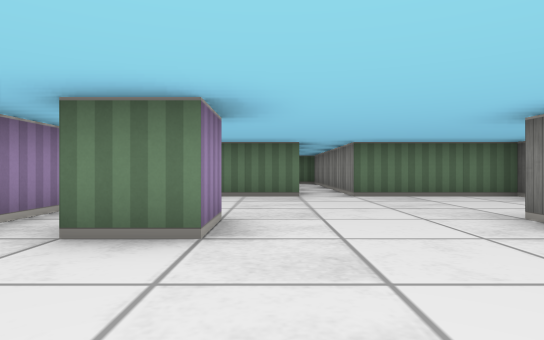
View 1 (above)

12 first-person views from a walk through a cub3D maze. The camera is about half as high as the walls, looks level and sees 75° across. The floor is counted in squares. Each view is taken from the middle of a square. On the plan, view 1 faces up. The plan holds only what a view shows up to about 9 squares ahead; the rest is blank.

View 2
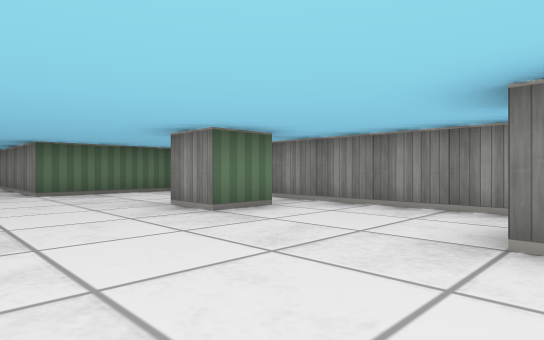

View 3
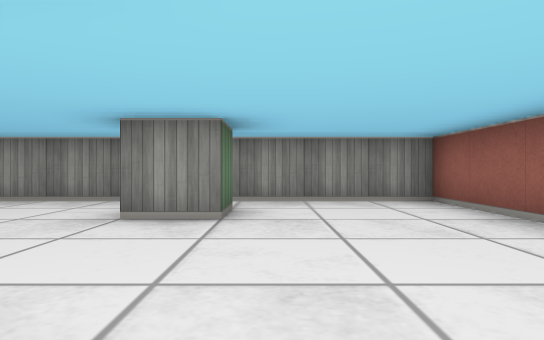

View 4
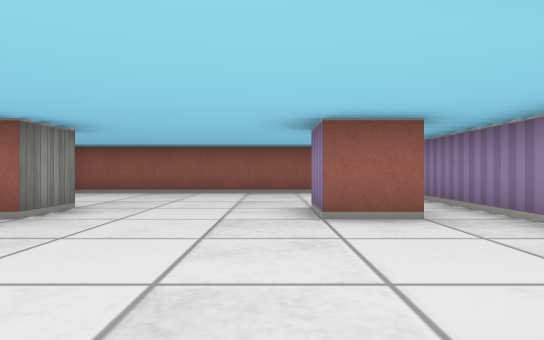

View 5
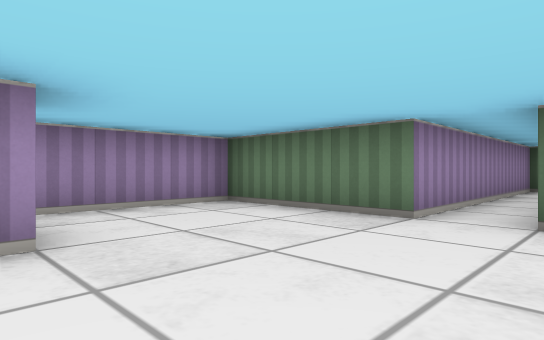

View 6
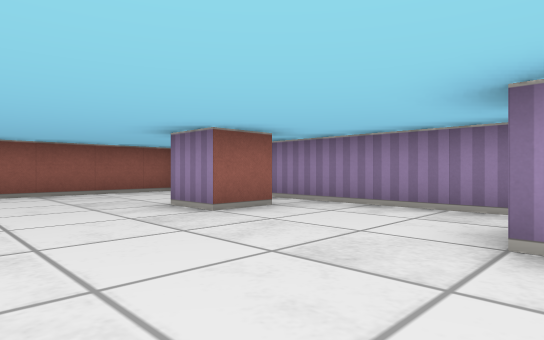

View 7
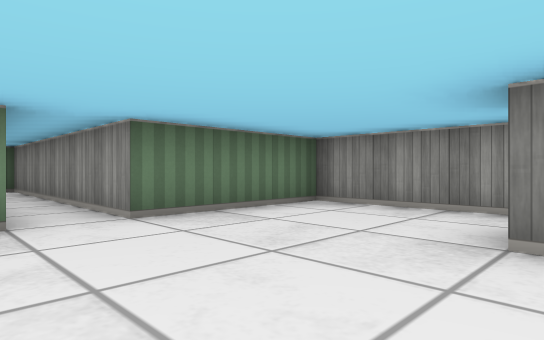

View 8
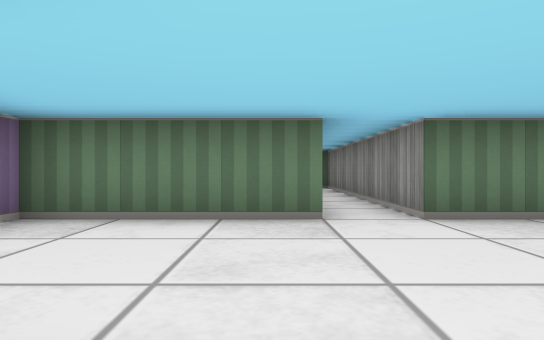

View 9
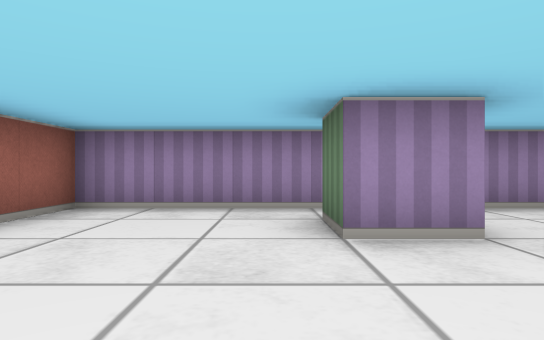

View 10
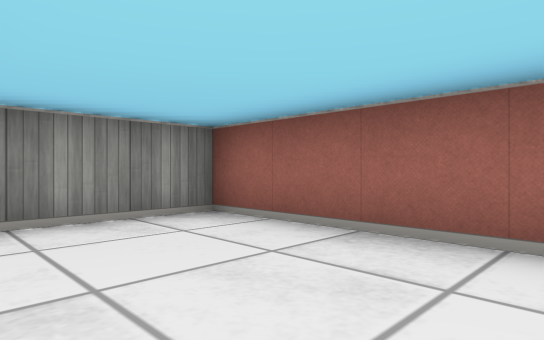

View 11
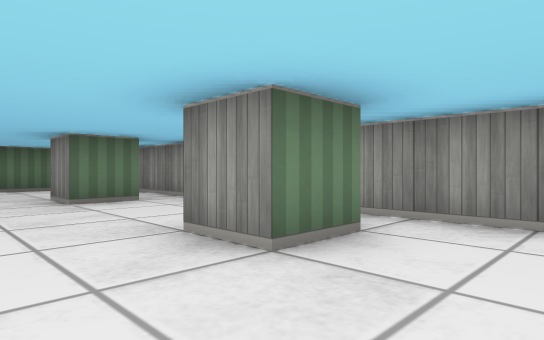

View 12
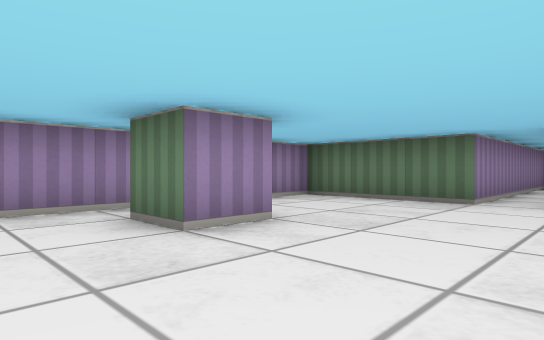

### Floor plan
Points are (right, up) in squares from view 1. A wall is a line through its corners. A room is listed if a view was taken in it or the views show most of it. See-through windows are left out.
Room 1 (views 1, 2, 3, 4, 5, 6, 7, 8, 9, 10, 11, 12)
walls: (-0.5, 3.5) (-0.5, 2.5) (-1.5, 2.5); (3.5, 2.5) (2.5, 2.5) (2.5, 3.5); (-1.5, -0.5) (-0.5, -0.5) (-0.5, -1.5) (-1.5, -1.5); (3.5, -1.5) (2.5, -1.5) (2.5, -0.5); (0.5, 6.5) (-2.5, 6.5) (-2.5, -4.5) (4.5, -4.5) (4.5, 6.5) (1.5, 6.5) (1.5, 12.5) (0.5, 12.5) (0.5, 6.5)

Where each view was taken, in squares from view 1:
view 1: 0 up, 0 right, facing up
view 2: 1 down, 0 right, facing up-right
view 3: 2 down, 1 left, facing right
view 4: 3 up, 0 right, facing down
view 5: 3 up, 2 right, facing up-left
view 6: 3 up, 2 right, facing down-left
view 7: 3 up, 0 right, facing up-right
view 8: 3 up, 0 right, facing up
view 9: 2 down, 2 right, facing left
view 10: 2 down, 1 right, facing down-right
view 11: 3 down, 1 right, facing up-right
view 12: 1 up, 2 right, facing up-left
